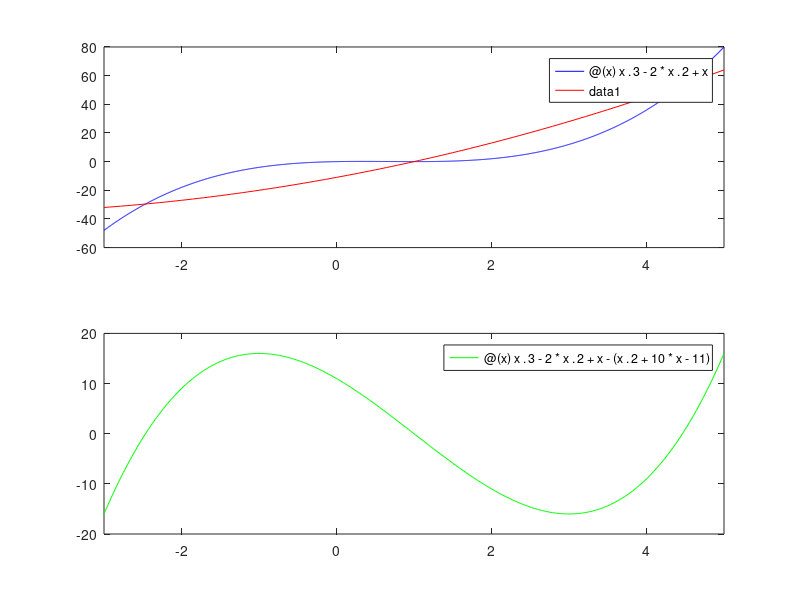

The MATLAB source for this figure: (Note: this script raises an error after producing the figure.)
% Uebung 6

%% Aufgabe 2
p = @(x) x.^3 - 2*x.^2 + x;
q1 = @(x) x.^2 + 10 * x - 11;
p_q1 = @(x) x.^3 - 2*x.^2 + x - (x.^2 + 10 * x - 11);
subplot(2,1,1);
fplot(p,[-3,5],'color','blue');
hold on;
fplot(q1,[-3,5],'color','red');
subplot(2,1,2);
fplot(p_q1,[-3,5],'color','green');



%    
% u = [-1 2 3 -2 0 1 2]
% v = [2 4 -1 1]
% w = conv(u,v,'same')
% w = conv(u,v)
% 
% a = [2,1,3]'
% b = [1,0]'
% c = conv(a,b)
% 

%% test Legendre_poly and Tscheby_poly
c = Legendre_poly(4)
d = Tscheby_poly(4)
% 

%% Test L2_BN and L2c_BN
c0 = [0,1]';
c0 = [0;c0(:,1)]
f1 = @(x) (35*x.^3 - 30*x.^2 +3*x - 1)
L2_BN(f1,3)
% 
% 
f2 = @(x) (8*x.^4 - x)
L2c_BN(f2,4)


%% 
f = @(x) x.^6 - 1;
p5 = L2_BN(f,5);
p5_tild = L2c_BN(f,5);
temp = zeros(7,1);
temp(1) = 1;
% 
p5_hat = -(2.^(-5)).*Tscheby_poly(6);
p5_hat(1) = p5_hat(1) +1;
p5_hat(7) = p5_hat(7) -1;
figure(3)
x = -1:0.01:1;
plot(x,f(x),'k')
hold on
plot(x,polyval(p5,x),'r','LineWidth',3);
plot(x,polyval(p5_tild,x),'b','LineWidth',3);
plot(x,polyval(p5_hat,x),'c','LineWidth',1);
legend('f','L_2 approximation','L_{2c} approximation','L_\infty approximation')
% 
res1 = max(abs(f(x) - polyval(p5_tild,x)));
res2 = max(abs(f(x) - polyval(p5_hat,x)));
% 
norm_pmax = norm(polyval(p5_tild,x) - (x.^6 - 1),'inf')
norm_pmax = norm(polyval(p5_hat,x) - (x.^6 - 1),'inf')

%% extra tests for Aufgabe 2
x = -3 : 0.01 : 5;
p = [1,-2,1,0];
p1 = [-11/4,55/64,-1/256];
plot(x,polyval(p,x));
hold on
plot(x,polyval(p1,x));
% 
q = [1,-10,1,0];
q1 = [-43/4,55/64,-1/256];
figure
plot(x,polyval(q,x));
hold on
plot(x,polyval(q1,x));

%% plots for legendre and Tschebycheff
figure(1)
hold on
x = linspace(-1,1,101);
n = 10;
for i = 0 : n
    plot(x,polyval(Legendre_poly(i),x));
end
title('Legendre-Polynome');
hold off;

figure(2)
hold on
for i = 0 : n
    plot(x,polyval(Tscheby_poly(i),x));
end
title('Tschebyscheff-Polynome');
hold off;
